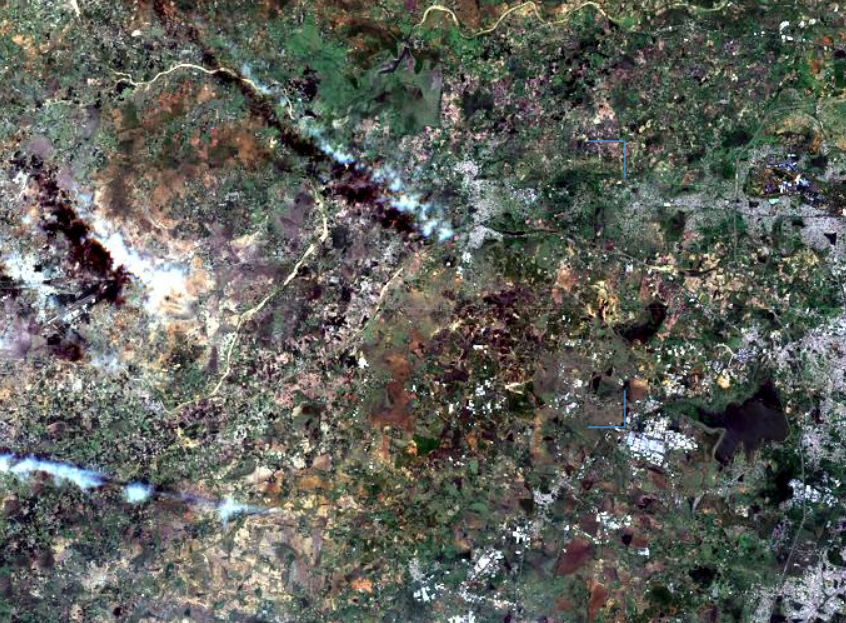
#> input picture Method-2/original_image.png, 846 x 623 px, found by its file name
$ python code1.py
#> lines starting #> are read from the running program, lines starting #| are printed output that depends on the picture; after the words box and inside, x2 and y2 are one past the last pixel; in counts of white or black regions, pixels touching at a corner belong together
import cv2
import numpy as np
import matplotlib.pyplot as plt

# Load the image
image_path = 'original_image.png'  # Replace with your image file path
image = cv2.imread(image_path)
#> image is the input picture: shape (623, 846, 3); mean B, G, R 90.7, 97.5, 95.5
image = cv2.cvtColor(image, cv2.COLOR_BGR2RGB)  # Convert to RGB for accurate color representation

# Display the original image
plt.figure(figsize=(10, 6))
plt.title("Original Image")
plt.imshow(image)
plt.axis('off')
plt.show()

# Preprocess Image (resize and smooth)
resized_image = cv2.resize(image, (800, 600))  # Resize for faster processing
blurred_image = cv2.GaussianBlur(resized_image, (5, 5), 0)  # Smooth image to remove noise
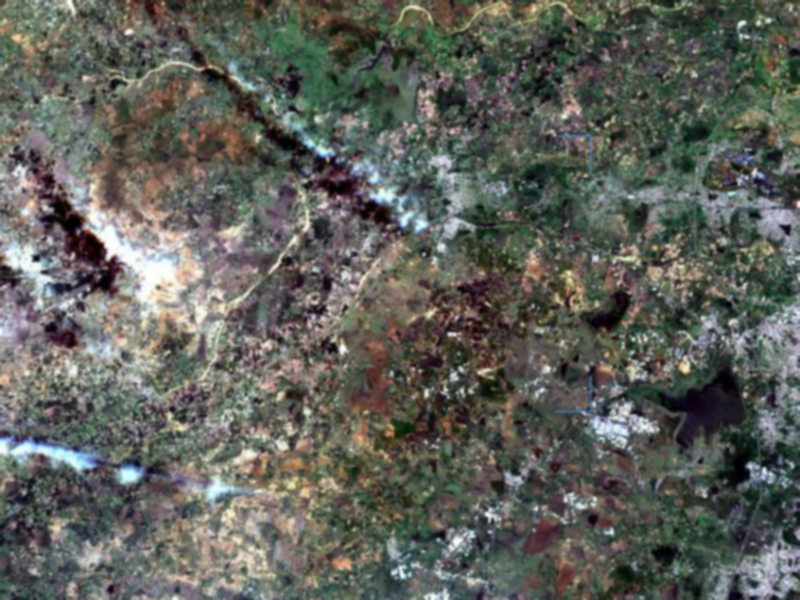
#> blurred_image: shape (600, 800, 3); mean R, G, B 95.3, 97.4, 90.6

# Convert to HSV for color thresholding
hsv_image = cv2.cvtColor(blurred_image, cv2.COLOR_RGB2HSV)
#> hsv_image: shape (600, 800, 3); mean H, S, V 64.1, 47.6, 103

# Define HSV range for detecting water bodies (blueish hue)
# Adjust the values depending on the water color in your images
lower_blue = np.array([90, 50, 50])
upper_blue = np.array([130, 255, 255])
water_mask = cv2.inRange(hsv_image, lower_blue, upper_blue)
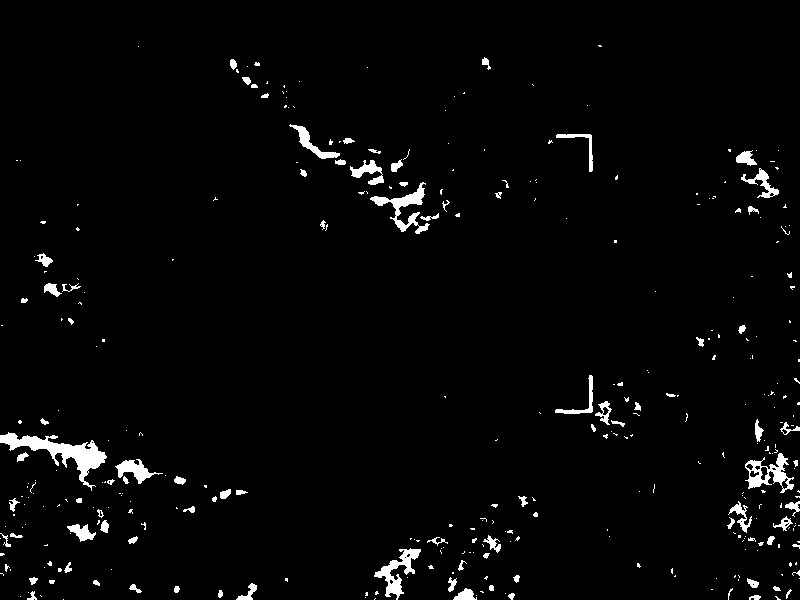
#> water_mask: shape (600, 800); 2.5% white; 348 white regions (256 under 20 px), largest, box (x1, y1, x2, y2) and area: (0, 432, 107, 491) 1722, (370, 182, 430, 234) 829, (374, 548, 421, 600) 792

# Segment out the water region
water_segment = cv2.bitwise_and(blurred_image, blurred_image, mask=water_mask)
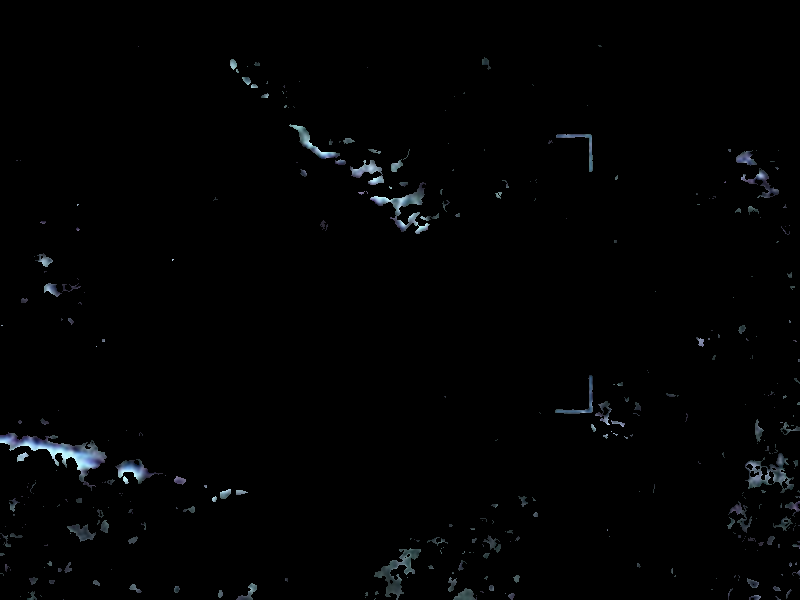
#> water_segment: shape (600, 800, 3); mean R, G, B 2.1, 2.5, 2.8

# Detect runoff areas (e.g., brownish or reddish tones for sediment)
# Adjust the values depending on the runoff color in your images
lower_runoff = np.array([10, 50, 50])
upper_runoff = np.array([25, 255, 255])
runoff_mask = cv2.inRange(hsv_image, lower_runoff, upper_runoff)
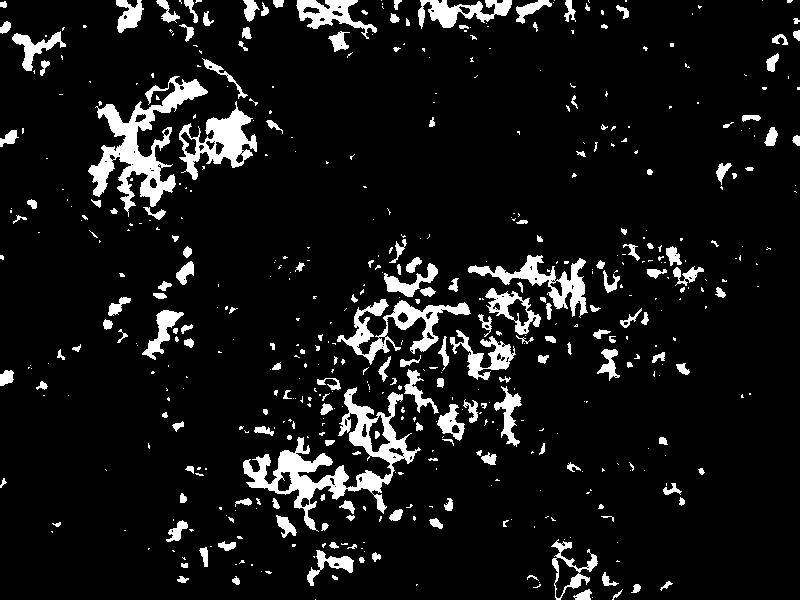
#> runoff_mask: shape (600, 800); 8.7% white; 535 white regions (345 under 20 px), largest, box (x1, y1, x2, y2) and area: (243, 387, 421, 532) 5774, (88, 76, 208, 217) 4805, (337, 299, 471, 365) 2497

# Segment out the runoff region
runoff_segment = cv2.bitwise_and(blurred_image, blurred_image, mask=runoff_mask)
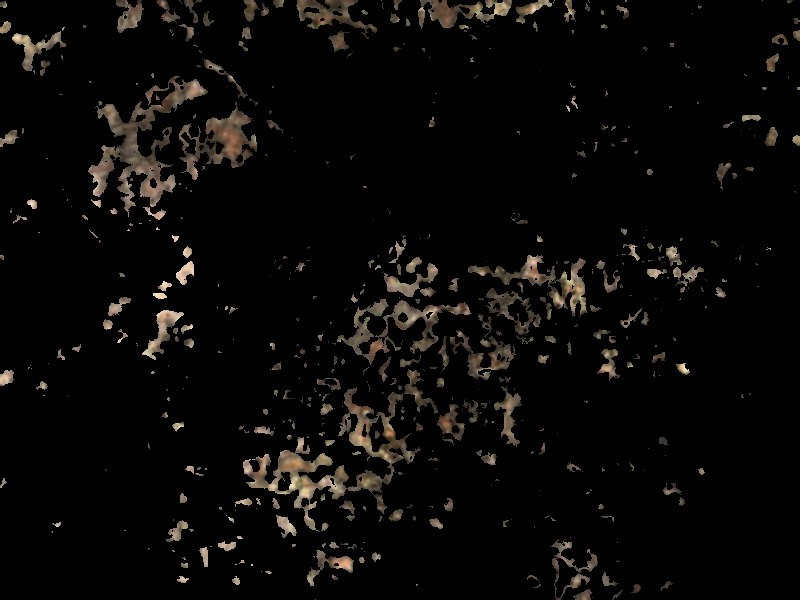
#> runoff_segment: shape (600, 800, 3); mean R, G, B 10, 8.7, 7.1

# Combine water and runoff regions for better visualization
combined_mask = cv2.addWeighted(water_mask, 0.5, runoff_mask, 0.5, 0)
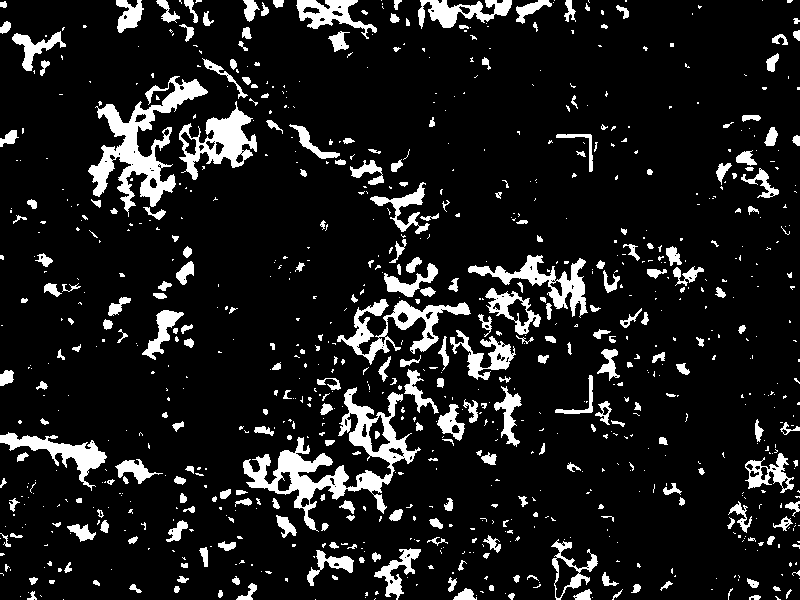
#> combined_mask: shape (600, 800); values 0 (black) and 128 (white), 11.3% white; 883 white regions (601 under 20 px), largest, box (x1, y1, x2, y2) and area: (243, 387, 421, 532) 5774, (88, 76, 208, 217) 4805, (337, 299, 471, 365) 2497
combined_segment = cv2.addWeighted(water_segment, 0.7, runoff_segment, 0.7, 0)
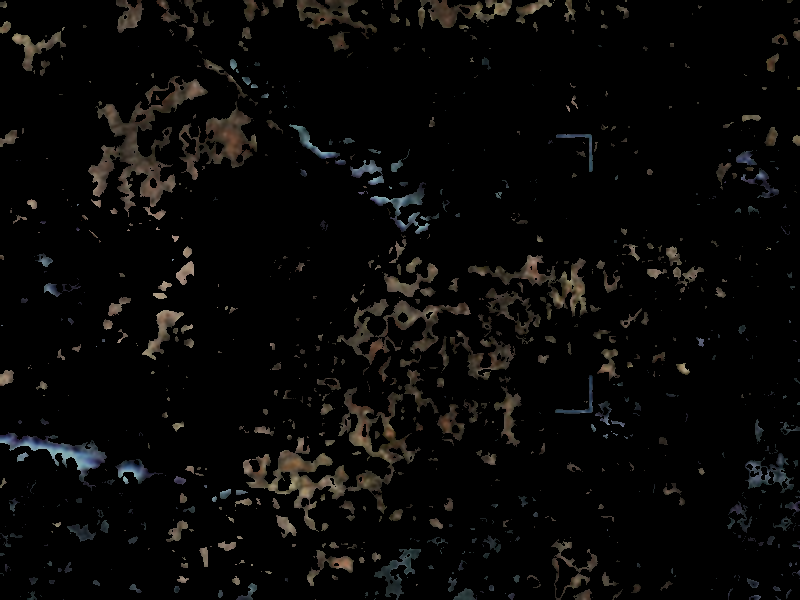
#> combined_segment: shape (600, 800, 3); mean R, G, B 8.4, 7.8, 7

# Display segmented water and runoff areas
plt.figure(figsize=(14, 8))
plt.subplot(1, 2, 1)
plt.title("Water Body Detection")
plt.imshow(water_segment)
plt.axis('off')

plt.subplot(1, 2, 2)
plt.title("Agricultural Runoff Detection")
plt.imshow(runoff_segment)
plt.axis('off')

plt.show()

# Final result with combined detection
plt.figure(figsize=(10, 6))
plt.title("Combined Water and Runoff Detection")
plt.imshow(combined_segment)
plt.axis('off')
plt.show()

# Optionally: Calculate runoff area as a percentage of the water body area
water_area = cv2.countNonZero(water_mask)
#> water_area = 12191
runoff_area = cv2.countNonZero(runoff_mask)
#> runoff_area = 41870
if water_area > 0:
    runoff_percentage = (runoff_area / water_area) * 100
#> runoff_percentage = 343.5
    print(f"Detected runoff covers approximately {runoff_percentage:.2f}% of the water body area.")
#| Detected runoff covers approximately 343.45% of the water body area.
else:
    print("No water body detected in the image.")

$ run again, with Method-2/1.jpg saved as Method-2/original_image.png
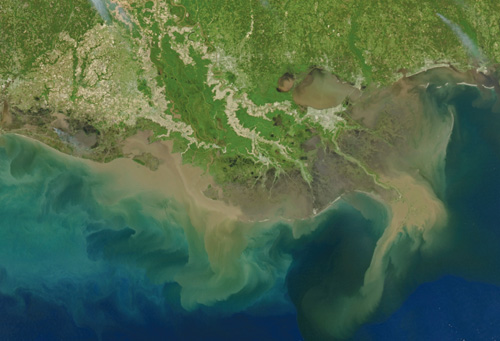
#> input picture Method-2/1.jpg, 500 x 341 px, found by its file name
#> image is the input picture: shape (341, 500, 3); mean B, G, R 76.1, 103.1, 76.4
#> hsv_image: shape (600, 800, 3); mean H, S, V 59.4, 131.5, 107.9
#> `water_mask = cv2.inRange(hsv_image, lower_blue, upper_blue)`:
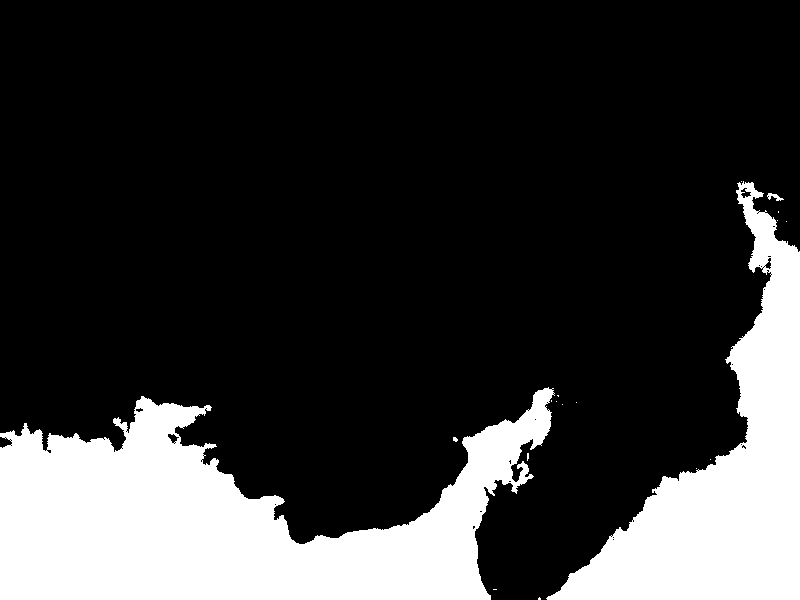
#> water_mask: shape (600, 800); 21.4% white; 18 white regions (15 under 20 px), largest, box (x1, y1, x2, y2) and area: (0, 387, 555, 600) 64648, (546, 181, 800, 600) 37864, (767, 193, 784, 201) 64
#> runoff_mask: shape (600, 800); 3.2% white; 222 white regions (163 under 20 px), largest, box (x1, y1, x2, y2) and area: (187, 230, 397, 389) 7802, (610, 305, 699, 379) 1004, (629, 356, 652, 404) 631
#> combined_mask: shape (600, 800); values 0 (black) and 128 (white), 24.6% white; 240 white regions (178 under 20 px), largest, box (x1, y1, x2, y2) and area: (0, 387, 555, 600) 64648, (546, 181, 800, 600) 37864, (187, 230, 397, 389) 7802
#> `combined_segment = cv2.addWeighted(water_segment, 0.7, runoff_segment,..`:
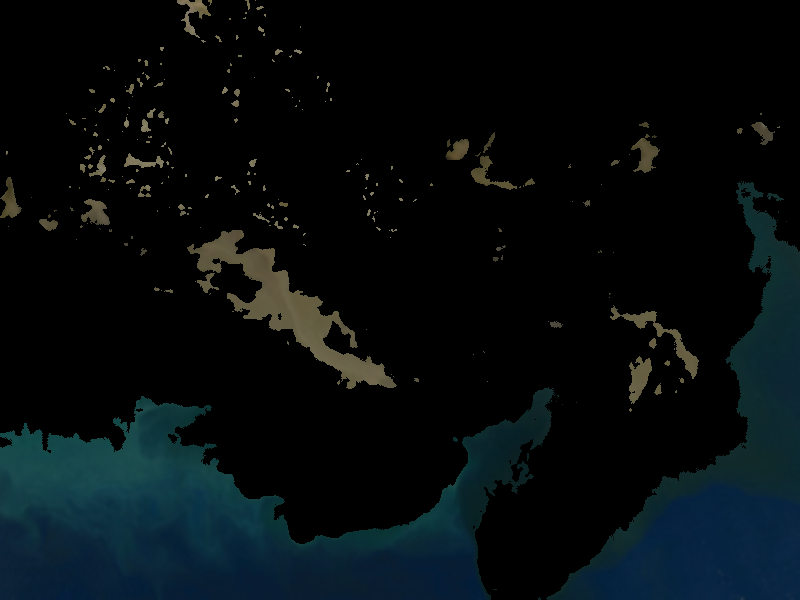
#> combined_segment: shape (600, 800, 3); mean R, G, B 5.8, 12.2, 14.4
#> water_area = 102635
#> runoff_area = 15590
#> runoff_percentage = 15.19
#| Detected runoff covers approximately 15.19% of the water body area.

$ run again, with Method-2/2.jpeg saved as Method-2/original_image.png
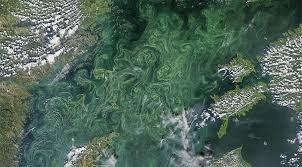
#> input picture Method-2/2.jpeg, 302 x 167 px, found by its file name
#> image is the input picture: shape (167, 302, 3); mean B, G, R 88.3, 101.4, 78.1
#> hsv_image: shape (600, 800, 3); mean H, S, V 72.9, 72.2, 101.7
#> `water_mask = cv2.inRange(hsv_image, lower_blue, upper_blue)`:
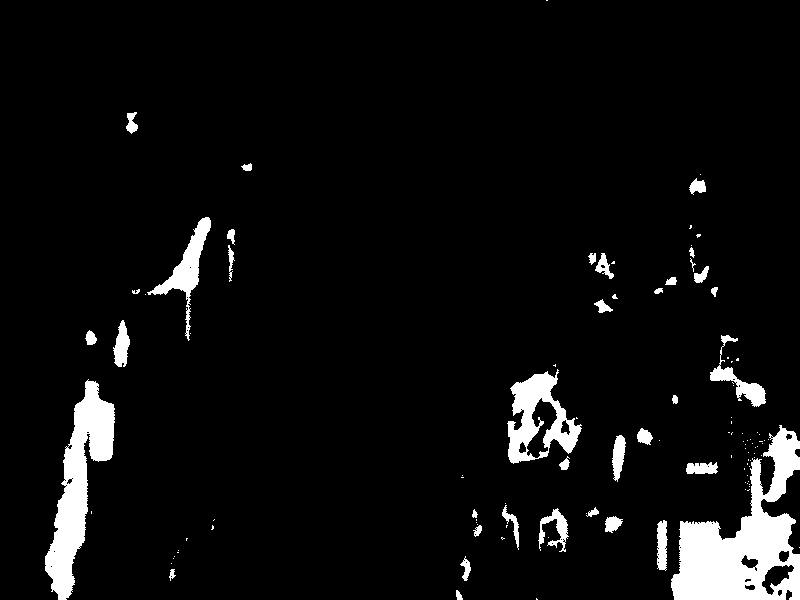
#> water_mask: shape (600, 800); 5.8% white; 112 white regions (75 under 20 px), largest, box (x1, y1, x2, y2) and area: (671, 425, 800, 600) 10655, (45, 379, 115, 600) 6234, (507, 369, 582, 464) 3198
#> runoff_mask: shape (600, 800); 0.06% white; 5 white regions (3 under 20 px), largest, box (x1, y1, x2, y2) and area: (22, 327, 43, 345) 247, (215, 591, 221, 600) 42
#> `combined_segment = cv2.addWeighted(water_segment, 0.7, runoff_segment,..`:
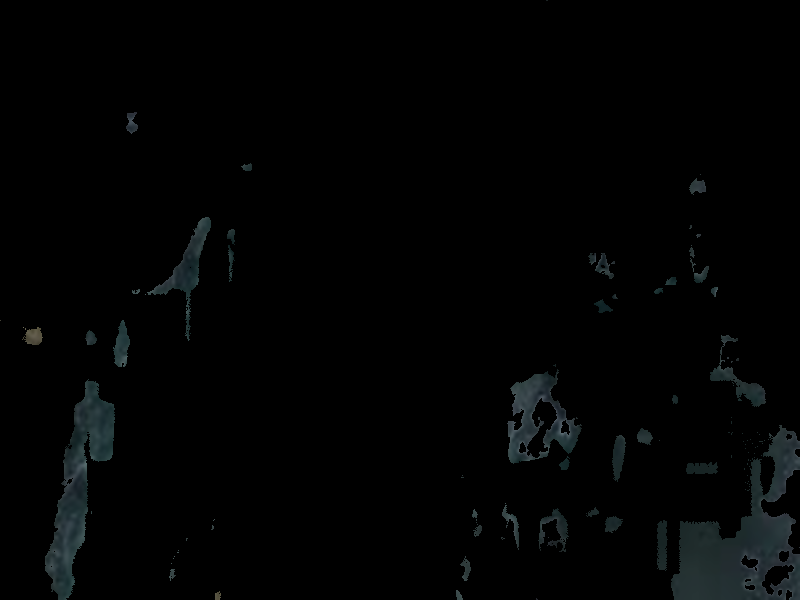
#> combined_segment: shape (600, 800, 3); mean R, G, B 2.3, 3.1, 3.2
#> water_area = 27727
#> runoff_area = 293
#> runoff_percentage = 1.06
#| Detected runoff covers approximately 1.06% of the water body area.

$ run again, with Method-2/images.jpeg saved as Method-2/original_image.png
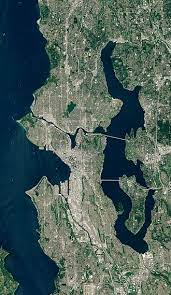
#> input picture Method-2/images.jpeg, 171 x 295 px, found by its file name
#> image is the input picture: shape (295, 171, 3); mean B, G, R 90.2, 94.2, 75
#> hsv_image: shape (600, 800, 3); mean H, S, V 69.3, 106.1, 101.1
#> water_mask: shape (600, 800); 26.9% white; 163 white regions (92 under 20 px), largest, box (x1, y1, x2, y2) and area: (0, 0, 332, 600) 108999, (471, 118, 654, 386) 11894, (545, 440, 590, 480) 818
#> runoff_mask: shape (600, 800); 0.03% white in thin lines or dots, all inside (x1, y1, x2, y2) = (142, 197, 763, 600)
#> `combined_segment = cv2.addWeighted(water_segment, 0.7, runoff_segment,..`:
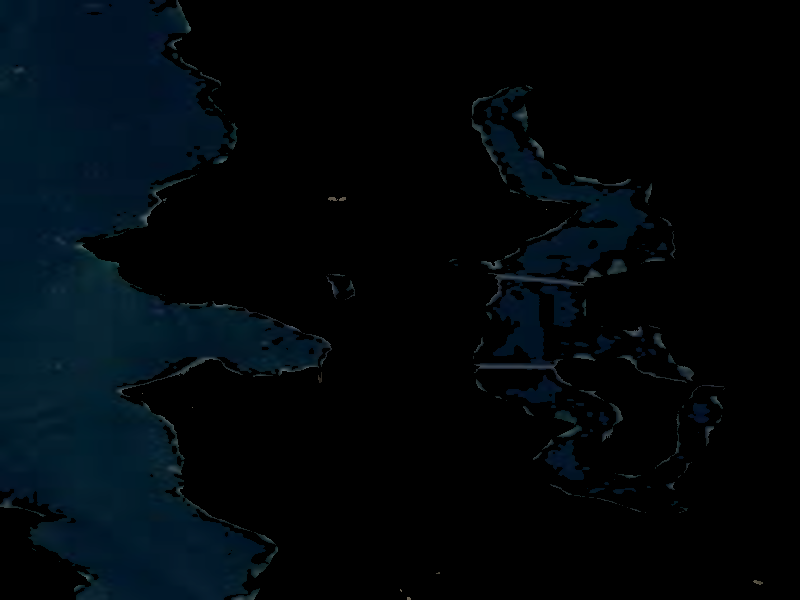
#> combined_segment: shape (600, 800, 3); mean R, G, B 1.3, 7.4, 11.6
#> water_area = 129032
#> runoff_area = 129
#> runoff_percentage = 0.1
#| Detected runoff covers approximately 0.10% of the water body area.
